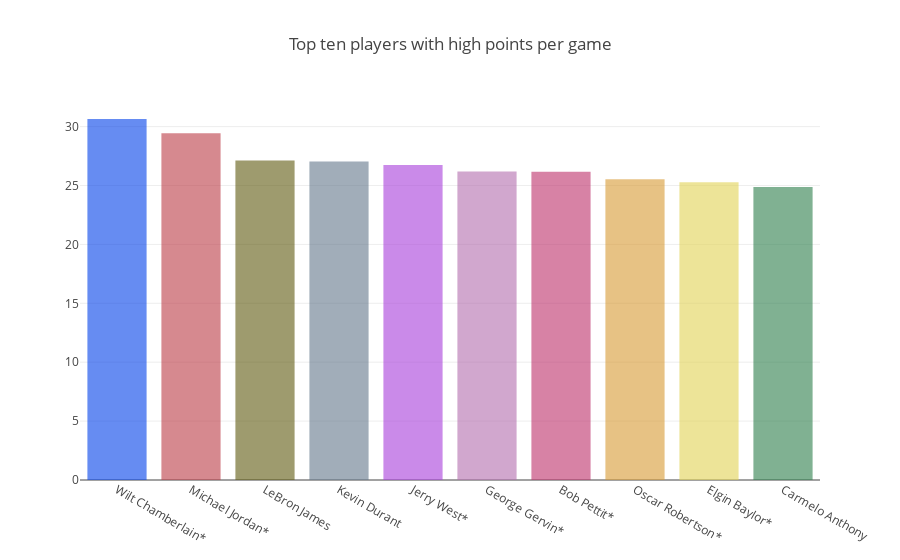

Here is the notebook cell this chart was saved with:
### Code cell
trace0= go.Bar(
    x=ppg['player'].head(10),
    y=ppg['PPG'].head(10),
    marker=dict(
        color=random_colors(10),
    ),
    opacity=.6
)
data=[trace0]
layout=go.Layout(
    title='Top ten players with high points per game',
)
fig=go.Figure(data=data, layout=layout)
py.iplot(fig, filename='text-hover-bar')

### Figure 1 — Plotly figure (JSON) as saved in the notebook; plotly's stock layout.template omitted (floating-point values rounded to 4 significant figures)
{"data": [{"marker": {"color": ["#0240EA", "#BC3B46", "#5E590E", "#63778B", "#A83EDB", "#B36DAE", "#BD306B", "#D89A33", "#E2D355", "#2C7E4B"]}, "opacity": 0.6, "type": "bar", "uid": "d674d881-81f0-4cb6-90c9-95e270c0058e", "x": ["Wilt Chamberlain*", "Michael Jordan*", "LeBron James", "Kevin Durant", "Jerry West*", "George Gervin*", "Bob Pettit*", "Oscar Robertson*", "Elgin Baylor*", "Carmelo Anthony"], "y": [30.65, 29.44, 27.12, 27.03, 26.74, 26.18, 26.18, 25.53, 25.28, 24.88]}], "layout": {"title": {"text": "Top ten players with high points per game"}}}
